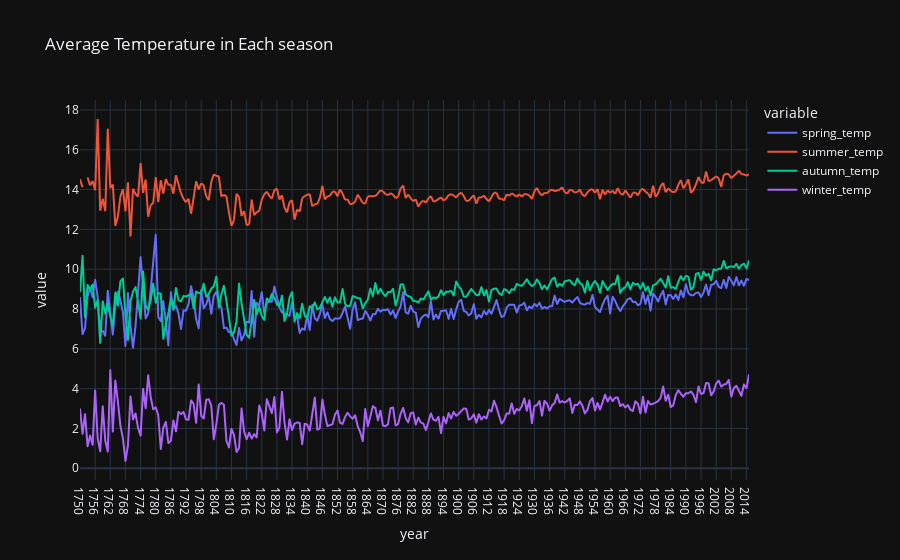

This figure's notebook cell:
### Code cell
import plotly.express as px
fig=px.line(season,x="year",y=['spring_temp', 'summer_temp', 'autumn_temp', 'winter_temp'],title="Average Temperature in Each season", template="plotly_dark")
fig.show()

### Figure 1 — Plotly figure (JSON) as saved in the notebook; plotly's stock layout.template omitted (floating-point values rounded to 4 significant figures; data arrays with more than 128 entries replaced by an {"elided": "..."} marker saying what was removed)
{"data": [{"hovertemplate": "variable=spring_temp<br>year=%{x}<br>value=%{y}<extra></extra>", "legendgroup": "spring_temp", "line": {"color": "#636efa", "dash": "solid"}, "marker": {"symbol": "circle"}, "mode": "lines", "name": "spring_temp", "showlegend": true, "type": "scattergl", "x": {"elided": "266 str values"}, "xaxis": "x", "y": {"elided": "266 float values"}, "yaxis": "y"}, {"hovertemplate": "variable=summer_temp<br>year=%{x}<br>value=%{y}<extra></extra>", "legendgroup": "summer_temp", "line": {"color": "#EF553B", "dash": "solid"}, "marker": {"symbol": "circle"}, "mode": "lines", "name": "summer_temp", "showlegend": true, "type": "scattergl", "x": {"elided": "266 str values"}, "xaxis": "x", "y": {"elided": "266 float values"}, "yaxis": "y"}, {"hovertemplate": "variable=autumn_temp<br>year=%{x}<br>value=%{y}<extra></extra>", "legendgroup": "autumn_temp", "line": {"color": "#00cc96", "dash": "solid"}, "marker": {"symbol": "circle"}, "mode": "lines", "name": "autumn_temp", "showlegend": true, "type": "scattergl", "x": {"elided": "266 str values"}, "xaxis": "x", "y": {"elided": "266 float values"}, "yaxis": "y"}, {"hovertemplate": "variable=winter_temp<br>year=%{x}<br>value=%{y}<extra></extra>", "legendgroup": "winter_temp", "line": {"color": "#ab63fa", "dash": "solid"}, "marker": {"symbol": "circle"}, "mode": "lines", "name": "winter_temp", "showlegend": true, "type": "scattergl", "x": {"elided": "266 str values"}, "xaxis": "x", "y": {"elided": "266 float values"}, "yaxis": "y"}], "layout": {"legend": {"title": {"text": "variable"}, "tracegroupgap": 0}, "title": {"text": "Average Temperature in Each season"}, "xaxis": {"anchor": "y", "domain": [0, 1], "title": {"text": "year"}}, "yaxis": {"anchor": "x", "domain": [0, 1], "title": {"text": "value"}}}}
